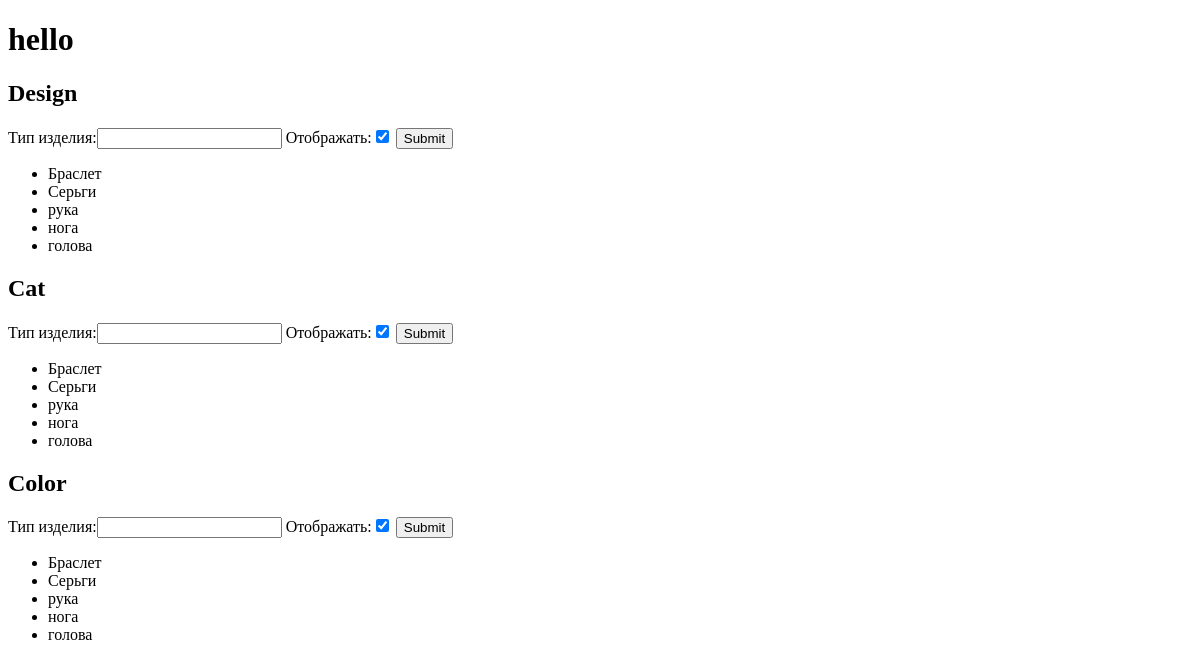
Before: /design/ with the older database file.
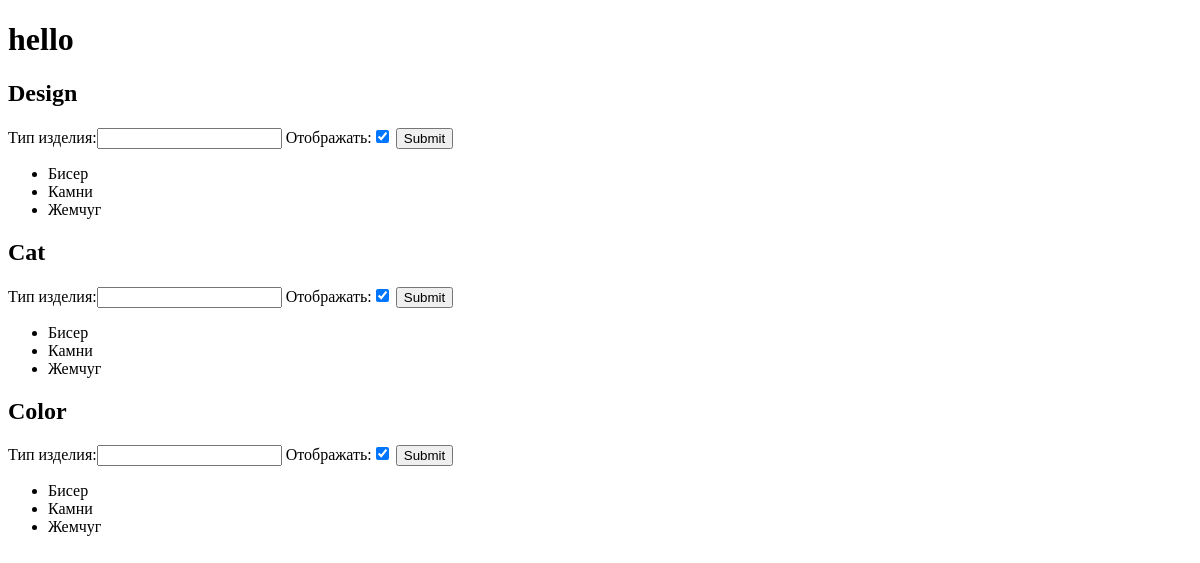
After: the same page with the newer database file.
### sonic_beejoo/models.py (models this page shows, shortened)
class DesignType(models.Model):
    name = models.CharField('Тип изделия', max_length=50, blank=False, unique=True)
    is_displayed = models.BooleanField('Отображать', default=True)
    class Meta:
        verbose_name_plural = 'Состав'

### sonic_beejoo/views.py (the view, shortened to what this page needs)
# urls.py: url(r'^design/', design_type, name='create_des'),
def design_type(request):
    if request.method == 'GET':
        des = DesignType.objects.all().filter(is_displayed=True)
        form = DesignTypeForm()
        c = {'designs': des, 'form': form}
        return render(request,'sonic_beejoo/attributes.html', c)
    return HttpResponse(status=405)

### sonic_beejoo/forms.py
class DesignTypeForm(forms.ModelForm):
    class Meta:
        model = DesignType
        fields = '__all__'

### sonic_beejoo/templates/sonic_beejoo/attributes.html (shortened to what this page needs)
<!DOCTYPE html>
<html lang="en">
<head>
</head>
<body>
<h1>hello</h1>
<form action="{% url 'create_des' %}" method="POST">
    <h2>Design</h2>
    {{ form }}
    <input type="submit" value="Submit" />
</form>
<ul>
{% for design in designs %}
    <li>{{ design.name }}</li>
{% endfor %}
</ul>
<form action="{% url 'create_cat' %}" method="POST">
    <h2>Cat</h2>
    {{ form }}
    <input type="submit" value="Submit" />
</form>
<ul>
{% for design in designs %}
    <li>{{ design.name }}</li>
{% endfor %}
</ul>
<form action="{% url 'create_col' %}" method="POST">
    <h2>Color</h2>
    {{ form }}
    <input type="submit" value="Submit" />
</form>
<ul>
{% for design in designs %}
    <li>{{ design.name }}</li>
{% endfor %}
</ul>
</body>
</html>

Changed rows visible on the page:
removed DesignType: name "Серьги"
removed DesignType: name "рука"
removed DesignType: name "нога"
removed DesignType: name "голова"
changed DesignType: name "Браслет" → "Бисер"
added DesignType: name "Камни"
added DesignType: name "Жемчуг"
